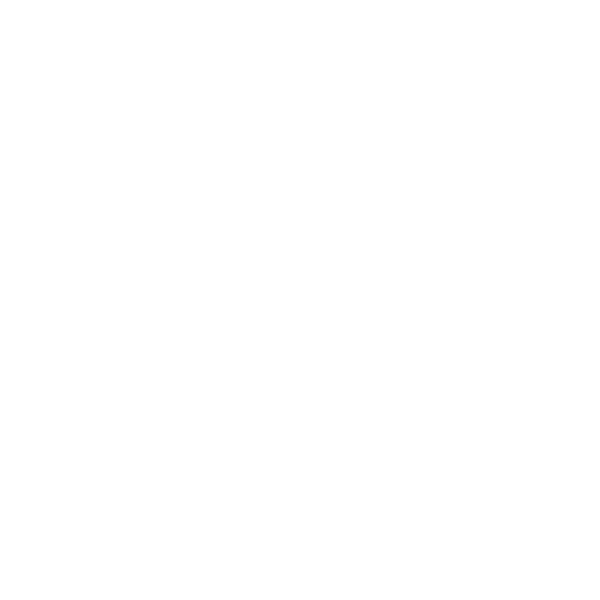
Frame 1 (no input)
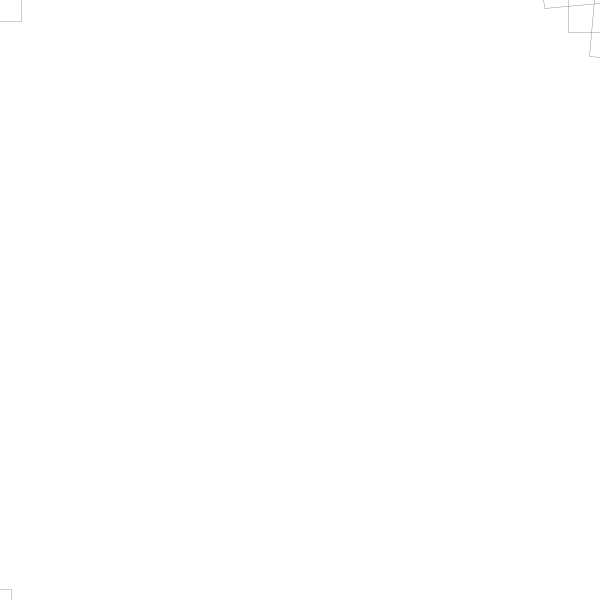
Frame 60 (the mouse pressed at the canvas centre just before this capture)
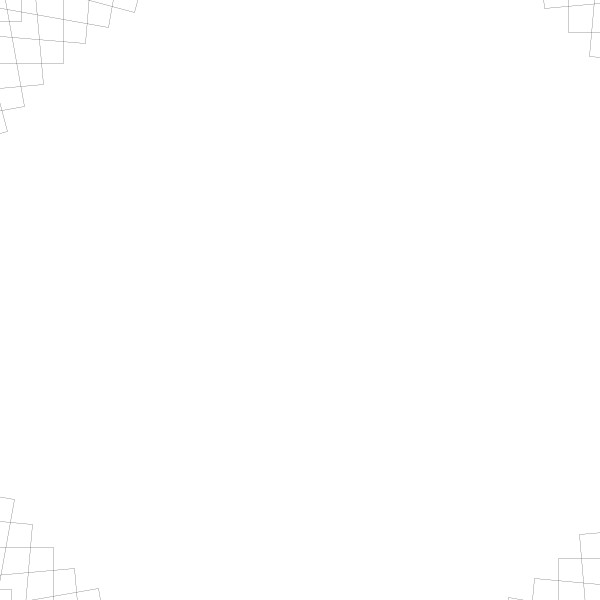
Frame 120 (the mouse held since frame 60 and released just before this capture)

The Processing sketch that drew these frames (run headless with seeded random() and noise(); from frame 60 on, the mouse is pressed at the canvas centre):

// Processing sketch: processing_163409
// ── processing_163409.pde

void setup(){
  size(600,600);
  background(255);
}
int i;
void draw(){
  translate(width/2,height/2);
  rotate(radians(i));
  stroke(0);
  strokeWeight(0.2);
  noFill();
  translate(width/2,height/2);
  rectMode(CENTER);
  rect(i/20,i/20,i/3,i/3);
  if(i<20000){ 
    i=i+5;
  }

}
